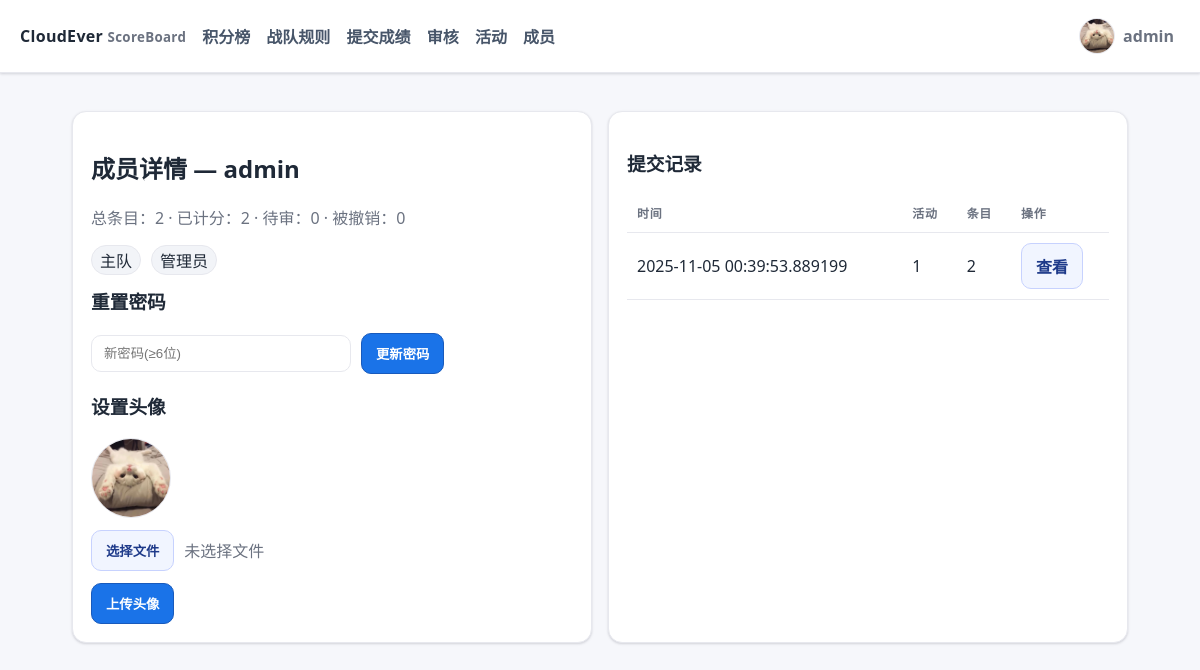
Before: /admin/users/1 (signed in) with the older database file.
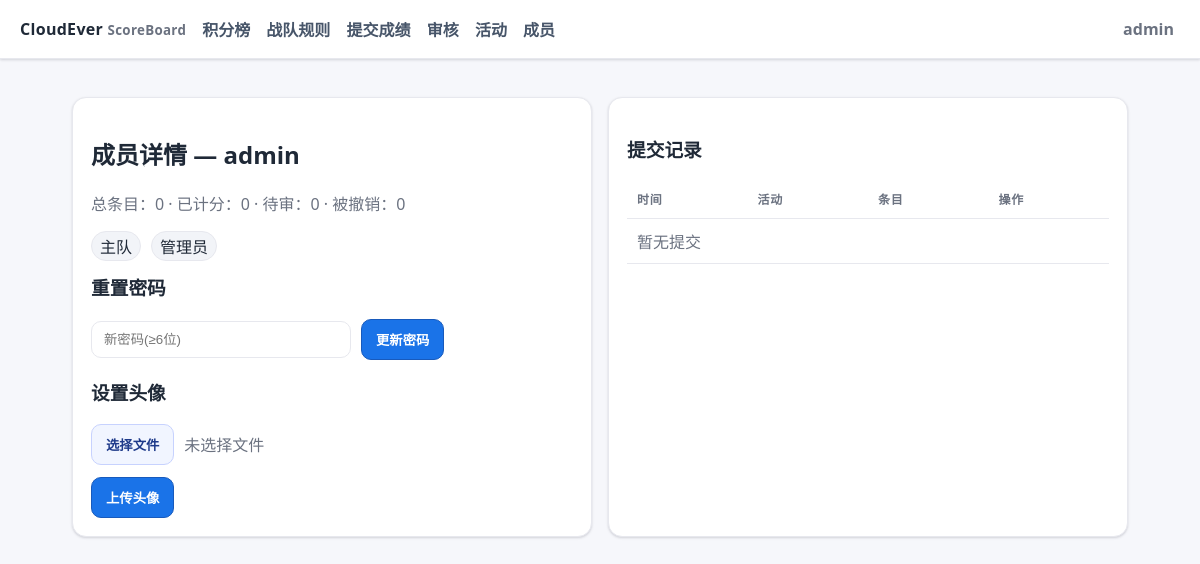
After: the same page with the newer database file.
### ceboard/models.py (models this page shows)
class User(Base):
    __tablename__ = "users"
    id = Column(Integer, primary_key=True)
    username = Column(String, unique=True, nullable=False)
    password_hash = Column(String, nullable=False)
    role = Column(String, default="member")  # 'admin' or 'member'
    team_type = Column(String, default="sub")  # 'main' or 'sub'
    is_active = Column(Boolean, default=True)
    avatar_filename = Column(String, nullable=True)
    submissions = relationship("Submission", back_populates="user")

class Submission(Base):
    __tablename__ = "submissions"
    id = Column(Integer, primary_key=True)
    user_id = Column(Integer, ForeignKey("users.id"), nullable=False)
    event_id = Column(Integer, ForeignKey("events.id"), nullable=False)
    created_at = Column(DateTime(timezone=True), default=lambda: datetime.now(TZ))
    wp_url = Column(String, nullable=True)
    wp_md = Column(Text, nullable=True)
    user = relationship("User", back_populates="submissions")
    event = relationship("Event", back_populates="submissions")
    items = relationship("SubmissionItem", back_populates="submission", cascade="all,delete-orphan")

class Event(Base):
    __tablename__ = "events"
    id = Column(Integer, primary_key=True)
    name = Column(String, nullable=False)
    start_time = Column(DateTime(timezone=True))
    end_time = Column(DateTime(timezone=True))
    weight = Column(Float, default=1.0)
    is_reproduction = Column(Boolean, default=False)
    is_active = Column(Boolean, default=True)
    challenges = relationship("Challenge", back_populates="event", cascade="all,delete")
    submissions = relationship("Submission", back_populates="event")

### ceboard/routers/admin.py (the view)
@router.get("/admin/users/{uid}", response_class=HTMLResponse)
def admin_user_detail(uid: int, request: Request, db = Depends(get_db), current_user = Depends(get_current_user)):
    require_admin(current_user)
    u = db.get(User, uid)
    if not u:
        raise HTTPException(404, "用户不存在")
    subs = db.query(Submission).filter(Submission.user_id == uid).all()
    total_items = sum(len(s.items) for s in subs)
    approved = sum(1 for s in subs for it in s.items if it.approved and not it.revoked)
    pending = sum(1 for s in subs for it in s.items if not it.approved)
    revoked = sum(1 for s in subs for it in s.items if it.revoked)
    return render_template("admin_user_detail.html", title=f"成员详情 — {u.username}", current_user=current_user, user=u, subs=subs, total_items=total_items, approved=approved, pending=pending, revoked=revoked)

### templates/admin_user_detail.html (shortened to what this page needs)
{% extends 'base.html' %}
{% block content %}
<div class="grid">
  <div class="card">
    <h2>成员详情 — {{ user.username }}</h2>
    <p class="muted">总条目：{{ total_items }} · 已计分：{{ approved }} · 待审：{{ pending }} · 被撤销：{{ revoked }}</p>
    <div class="row">
      <span class="pill">{{ '主队' if user.team_type=='main' else '子队' }}</span>
      <span class="pill">{{ '管理员' if user.role=='admin' else '成员' }}</span>
    </div>
    <h3 style="margin-top:12px">重置密码</h3>
    <form method="post" action="/admin/users/{{ user.id }}/password" class="row">
      <input name="new_password" type="password" placeholder="新密码(≥6位)" style="max-width:260px" />
      <button class="btn" type="submit">更新密码</button>
    </form>
    <h3>设置头像</h3>
    {% if user.avatar_filename %}
      <img class="avatar" style="width:80px;height:80px;margin-bottom:12px" src="/images/{{ user.avatar_filename }}" alt="avatar" />
    {% endif %}
    <form method="post" action="/admin/users/{{ user.id }}/avatar" enctype="multipart/form-data">
      <div class="row">
        <button class="btn secondary" type="button" id="adminChooseAvatar">选择文件</button>
        <span id="adminAvatarFilename" class="muted">未选择文件</span>
      </div>
      <div style="margin-top:12px"><button class="btn" type="submit">上传头像</button></div>
    </form>
  </div>
  <div class="card">
    <h3>提交记录</h3>
    <table>
      <thead><tr><th>时间</th><th>活动</th><th>条目</th><th>操作</th></tr></thead>
      <tbody>
      {% for s in subs %}
        <tr>
          <td>{{ s.created_at }}</td>
          <td>{{ s.event.name if s.event else '—' }}</td>
          <td>{{ s.items|length }}</td>
          <td><a class="btn secondary" href="/admin/review/{{ s.id }}">查看</a></td>
        </tr>
      {% else %}
        <tr><td colspan="4" class="muted">暂无提交</td></tr>
      {% endfor %}
      </tbody>
    </table>
  </div>
</div>
{% endblock %}

### templates/base.html (shortened to what this page needs)
<!doctype html>
<html lang="zh-CN">
<head>
</head>
<body>
  <header>
    <div class="brand">CloudEver <small>ScoreBoard</small></div>
    <div class="nav">
  <a href="/">积分榜</a>
      <a href="/rules">战队规则</a>
      <a href="/submit">提交成绩</a>
      {% if current_user and current_user.role == 'admin' %}
        <a href="/admin/review">审核</a>
        <a href="/admin/events">活动</a>
        <a href="/admin/users">成员</a>
      {% endif %}
    </div>
    <div style="margin-left:auto">
      {% if current_user %}
        <div class="user-menu" id="userMenu">
          <div class="user-trigger" id="userTrigger">
            {% if avatar_url %}<img class="avatar" src="{{ avatar_url }}" alt="avatar" />{% endif %}
            <span class="muted" style="font-weight:600">{{ current_user.username }}</span>
          </div>
        </div>
      {% else %}
        <a class="btn secondary" href="/auth/login">登录</a>
        <a class="btn" style="margin-left:8px" href="/auth/register">注册</a>
      {% endif %}
    </div>
  </header>
  <div class="wrap">
    {% block content %}{% endblock %}
  </div>
</body>
</html>

Changed rows visible on the page:
no longer on this page (row edited): Submission: created_at "2025-11-05 00:39:53.889199", event "1", items|length "2"
changed User "admin": avatar_filename: picture removed
Other visible differences:
{{ total_items }}: "2" → "0"
{{ approved }}: "2" → "0"
text now shown: "暂无提交"
